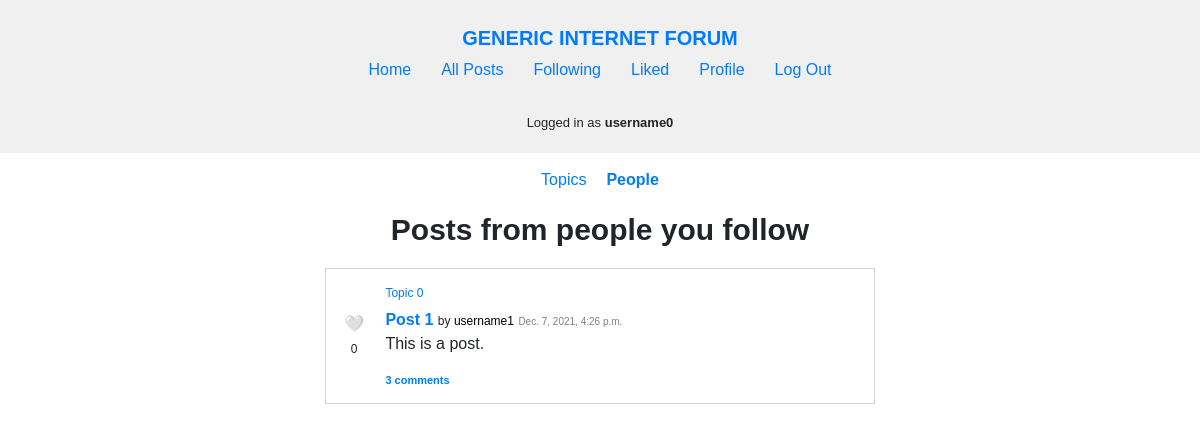
/following/people (signed in), run on the app's committed database.
### forum/models.py (models this page shows, shortened)
class User(AbstractUser):
    pass

class Topic(models.Model):
    creator = models.ForeignKey(
        User, on_delete=models.CASCADE, related_name="topics")
    name = models.TextField(max_length=120, unique=True)
    description = models.TextField(max_length=1000)
    timestamp = models.DateTimeField(auto_now_add=True)

class Post(models.Model):
    topic = models.ForeignKey(
        Topic, on_delete=models.CASCADE, related_name="posts")
    author = models.ForeignKey(
        User, on_delete=models.CASCADE, related_name="posts")
    title = models.TextField(max_length=120)
    content = models.TextField(max_length=5000)
    timestamp = models.DateTimeField(auto_now_add=True)

### forum/views.py (the view)
# urls.py: path("following/people", views.following_people, name="following_people"),
def following_people(request):
    user = User.objects.get(id=request.user.id)
    users_following = user.users_following.all()
    all_posts = Post.objects.filter(
        author__in=[follow.following for follow in users_following]).order_by("-timestamp").all()
    posts = parse_posts(all_posts, request.user)
    paginator = Paginator(posts, 5)
    page_number = request.GET.get('page')
    page_obj = paginator.get_page(page_number)
    return render(request, "forum/following-people.html", {
        "page_obj": page_obj,
        "pages": list(range(1, paginator.num_pages + 1))
    })

### forum/util.py (called while the page is built)
def parse_posts(all_posts, user):
    posts = []
    for post in all_posts:
        liked = False
        if user.is_authenticated:
            liked = bool(post.likes.filter(liked_by=user.id))
        posts.append({
            "id": post.id,
            "topic": post.topic,
            "author": post.author,
            "title": post.title,
            "content": post.content,
            "timestamp": post.timestamp,
            "likes": len(post.likes.all()),
            "liked_by_user": liked,
            "comments": post.comments.all(),
            "comment_number": len(post.comments.all())
        })
    return posts

### forum/templates/forum/following-people.html
{% extends "forum/layout.html" %}
{% load static %}
{% block css %}
    <link href="{% static 'forum/following.css' %}" rel="stylesheet">
    <link href="{% static 'forum/posts.css' %}" rel="stylesheet">
{% endblock %}
{% block body %}
    {% if user.is_authenticated %}
        <div id="links">
            <ul>
                <li><a href="{% url 'following_topics' %}">Topics</a></li>
                <li><a href="{% url 'following_people' %}"><b>People</b></a></li>
            </ul>
        </div>
        {% if page_obj.object_list %}
            <div id="posts">
                <h1>Posts from people you follow</h1>
                {% include "forum/posts.html" %}
            </div>
        {% else %}
            <p class="message">You don't follow <b>anyone</b> yet.</p>
        {% endif %}
    {% else%}
            <p class="message">You must be <b>logged in</b> to view things you follow.</p>
    {% endif %}
{% endblock %}

### forum/templates/forum/layout.html (shortened to what this page needs)
{% load static %}
<!DOCTYPE html>
<html lang="en">
    <head>
        <link href="{% static 'forum/layout.css' %}" rel="stylesheet">
        {% block css %}
        {% endblock %}
    </head>
    <body>
        <nav id="navbar">
            <div>
                <a id="site-title" href="{% url 'index' %}">GENERIC INTERNET FORUM</a>
                <ul>
                    <li>
                        <a href="{% url 'index' %}">Home</a>
                    </li>
                    <li>
                        <a href="{% url 'all_posts' %}">All Posts</a>
                    </li>
                    {% if user.is_authenticated %}
                        <li>
                            <a href="{% url 'following_topics' %}">Following</a>
                        </li>
                        <li>
                            <a href="{% url 'liked_posts' %}">Liked</a>
                        </li>
                        <li>
                            <a href="{% url 'profile' user.username %}">Profile</a>
                        </li>
                        <li>
                            <a href="{% url 'logout' %}">Log Out</a>
                        </li>
                    {% endif %}
                </ul>
            </div>
            {% if user.is_authenticated %}
                <p id="logged-in-as">Logged in as <strong>{{ user.username }}</strong></p>
            {% endif %}
        </nav>
        <div class="body">
            {% block body %}
            {% endblock %}
        </div>
    </body>
</html>

### forum/templates/forum/posts.html (shortened to what this page needs)
{% load static %}
{% block css %}
    <link rel="stylesheet" href="{% static 'forum/posts.css' %}">
    <link rel="stylesheet" href="https://stackpath.bootstrapcdn.com/bootstrap/4.4.1/css/bootstrap.min.css">
{% endblock %}
{% block posts %}
    <ul>
        {% for post in page_obj %}
            <li class="post" id="post-{{ post.id }}">
                <div class="post-left">
                    <span class="like">
                        {% if user.is_authenticated %}
                            <span class="like-button" data-id="{{ post.id }}" data-liked="{{ post.liked_by_user }}" data-likes="{{ post.likes }}" data-likedobject="post" data-page="{{ page }}">
                                {% if post.liked_by_user %}
                                    ❤️
                                {% else %}
                                    🤍
                                {% endif %}
                            </span>
                        {% else %}
                            <span>
                                🤍
                            </span>
                        {% endif %}
                        <span class="like-number">{{ post.likes }}</span>
                    </span>
                </div>
                <div class="post-right">
                    {% if not topic %}
                        <a class="topic-name" href="{% url 'topic' post.topic.name %}">{{ post.topic.name }}</a>
                    {% endif %}
                    <a class="post-title" href="{% url 'post' post.id %}">{{ post.title }}</a> <span class="post-by">by <a class="username" href="{% url 'profile' post.author.username %}">{{ post.author.username }}</a></span> <span class="timestamp">{{ post.timestamp }}</span>
                    <p class="post-content">{{ post.content }}</p>
                    <div>
                        <a class="comment-number" href="{% url 'post' post.id %}">{{ post.comment_number }} comment{% if post.comment_number != 1 %}s{% endif %}</a>
                    </div>
                </div>
            </li>
        {% endfor %}
    </ul>
{% endblock %}

### forum/static/forum/layout.css (style rules this page uses)
body { margin: 0; font-family: sans-serif !important; }
h1, h2, h3 { text-align: center; font-weight: bold !important; }
h1 { font-size: 30px !important; margin: 20px 0 !important; }
.body { padding: 15px; max-width: 600px; margin: 0 auto; }
ul { list-style: none; padding: 0; }
#navbar { background-color: #f0f0f0; padding: 10px 35px; }
#navbar > div { text-align: center; padding-top: 13px; }
#site-title { font-weight: bold; font-size: 20px; }
#navbar a { text-decoration: none; }
#navbar ul { display: flex; flex-wrap: wrap; justify-content: center; }
#navbar ul > li { padding: 5px 15px; }
#logged-in-as { font-size: 13px; padding: 10px; text-align: center; margin: 0; }
a { text-decoration: none; color: blue; }

### forum/static/forum/following.css (style rules this page uses)
#links { max-width: 600px; margin: 0 auto; text-align: center; }
#links ul { display: flex; gap: 20px; padding: 0; justify-content: center; }

### forum/static/forum/posts.css (style rules this page uses)
.post { text-align: start; border: 1px solid lightgray; padding: 15px 14px; max-width: 550px; margin: 7px auto; display: flex; }
.post-left { padding-right: 17px; align-self: center; text-align: center; }
.post-left .like-number { font-size: 12px; }
.post-right { width: 100%; }
.post-right div { display: flex; align-items: baseline; justify-content: space-between; }
.post-content { white-space: pre-line; }
.topic-name { display: block; font-size: 12px; text-decoration: none; padding-bottom: 6px; }
.post-title { font-weight: bold; }
.post-by { font-size: 12px; }
.username { color: black; text-decoration: none; }
.comment-number { font-size: 11px; font-weight: bold; }
.timestamp { font-size: 10px; color: gray; }
.like-button { cursor: pointer; }

### data on the page
User: username "username0"
Topic: likes "0", topic.name "Topic 0", title "Post 1", author.username "username1", timestamp "Dec. 7, 2021, 4:26 p.m.", content "This is a post.", comment_number "3"
